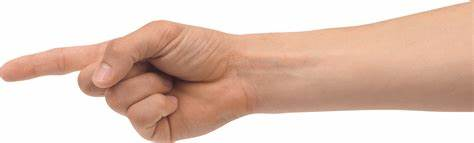
#> input picture hand.jpg, 474 x 143 px, found by its file name
$ jupyter execute --allow-errors 'ostu_threshold (hist, plot lib).ipynb'
#> lines starting #> are read from the running program, lines starting #| are printed output that depends on the picture; after the words box and inside, x2 and y2 are one past the last pixel; in counts of white or black regions, pixels touching at a corner belong together
[cell 1]
import cv2 as cv
import numpy as np

img=cv.imread("HAND.jpg")
#> img is the input picture: shape (143, 474, 3); mean B, G, R 183.1, 196.9, 224.2
img=cv.resize(img,(1000,600))
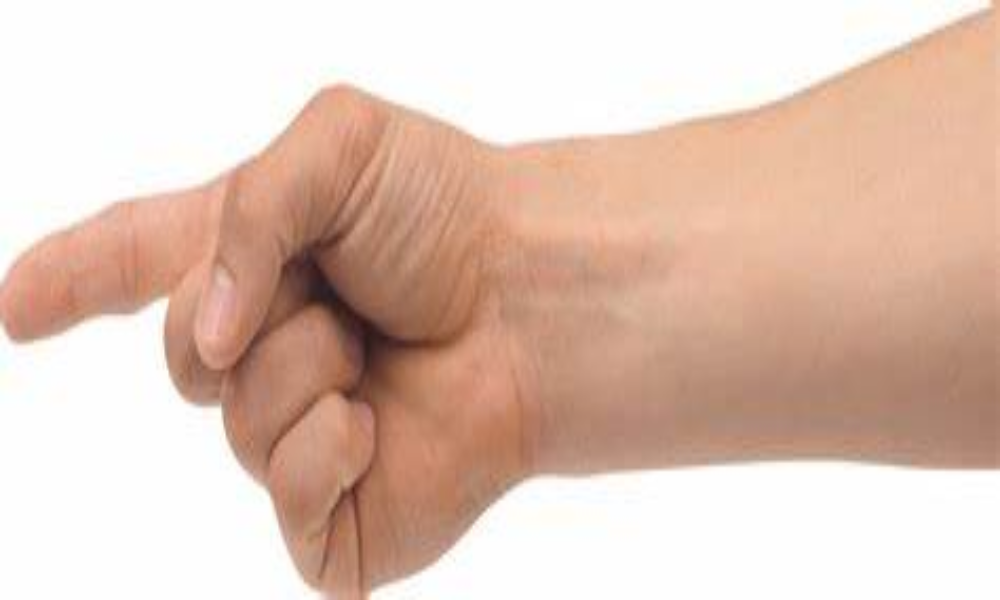
#> img: shape (600, 1000, 3); mean B, G, R 183, 196.9, 224.1
img=cv.cvtColor(img,cv.COLOR_BGR2GRAY)
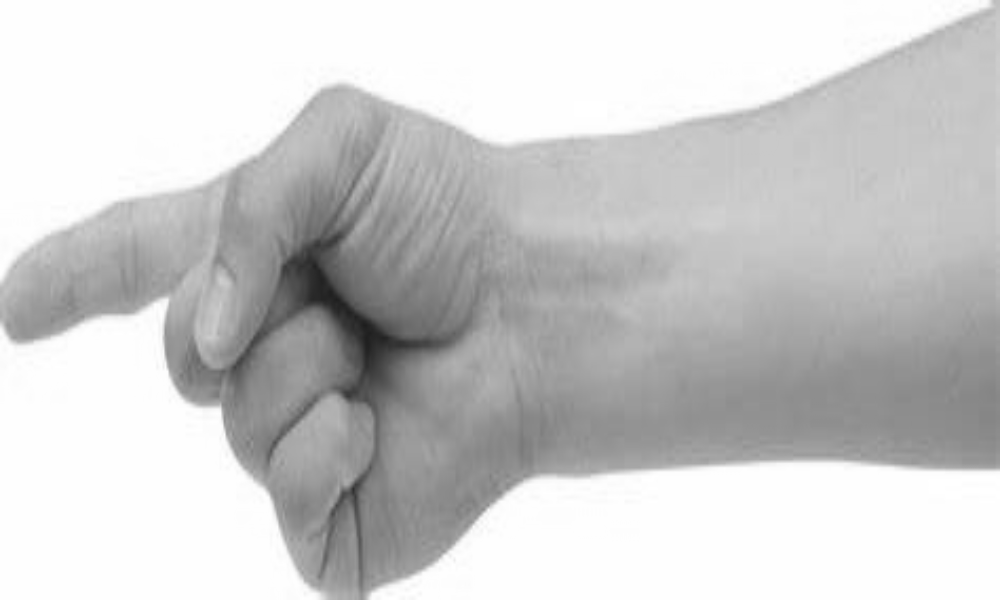
#> img: shape (600, 1000); min 29, max 255, mean 203.5
_,ORIGIN=cv.threshold(img,200,255,cv.THRESH_BINARY)
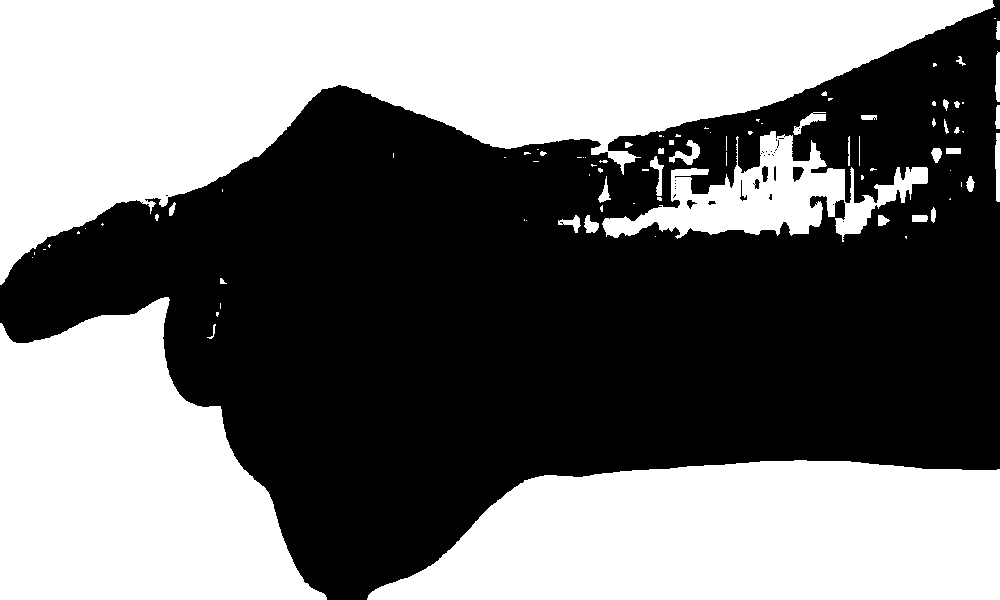
#> ORIGIN: shape (600, 1000); 47.5% white; 89 white regions (51 under 20 px), largest, box (x1, y1, x2, y2) and area: (0, 0, 995, 285) 130715, (367, 460, 1000, 600) 71638, (0, 297, 327, 600) 65742
_,thresh=cv.threshold(img,200,255,cv.THRESH_BINARY+cv.THRESH_OTSU)
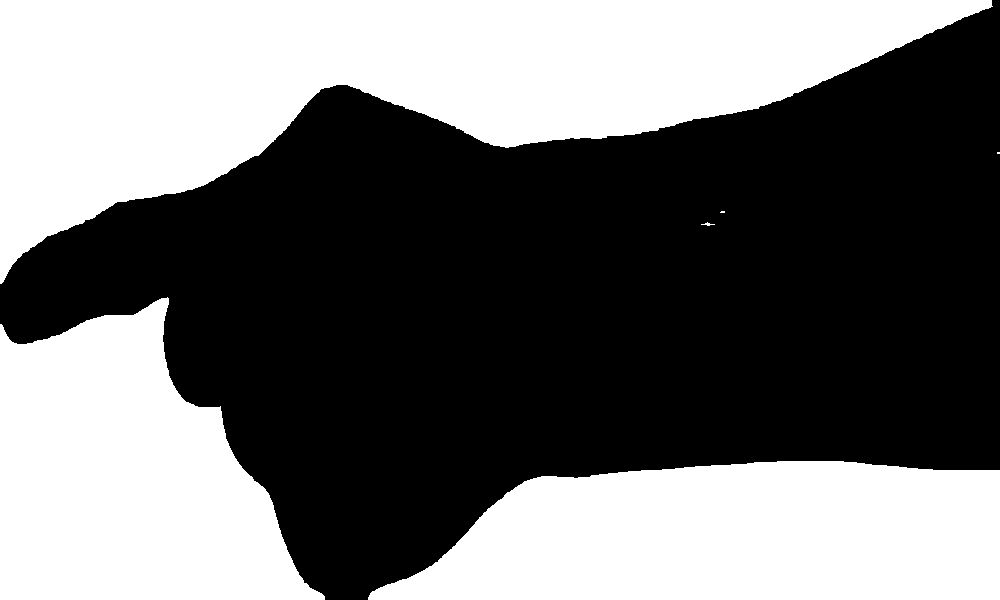
#> thresh: shape (600, 1000); 44.3% white; 6 white regions (2 under 20 px), largest, box (x1, y1, x2, y2) and area: (0, 0, 993, 284) 128900, (368, 461, 1000, 600) 71297, (0, 297, 325, 600) 65490, (701, 222, 715, 226) 23
cv.calcHist(img, [0], None, [256], [0,256])

cv.imshow("gray_image",img)
cv.imshow("thresh_image",ORIGIN)
cv.imshow("otsu_image",thresh)


cv.waitKey(0)

$ run again, with apple.jpg copied over hand.jpg
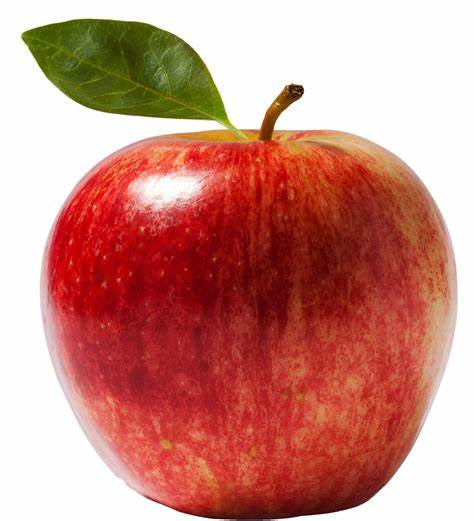
#> input picture apple.jpg, 474 x 521 px, found by its file name
#> img is the input picture: shape (521, 474, 3); mean B, G, R 127.3, 138, 201.8
#> `_,ORIGIN=cv.threshold(img,200,255,cv.THRESH_BINARY)`:
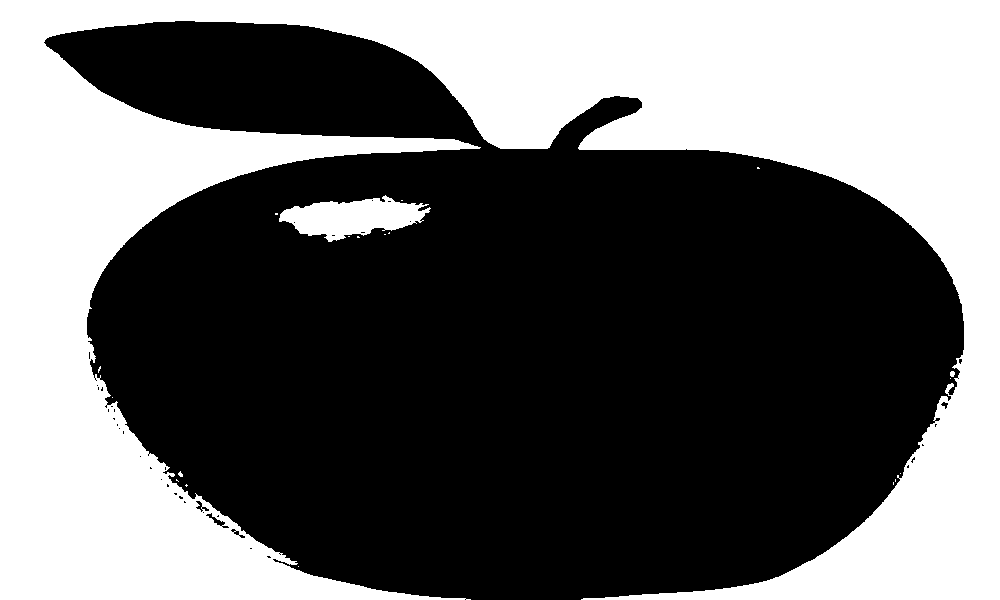
#> ORIGIN: shape (600, 1000); 40.3% white; 20 white regions (17 under 20 px), largest, box (x1, y1, x2, y2) and area: (0, 0, 1000, 600) 237755, (279, 195, 431, 242) 4067, (950, 371, 955, 377) 25
#> `_,thresh=cv.threshold(img,200,255,cv.THRESH_BINARY+cv.THRESH_OTSU)`:
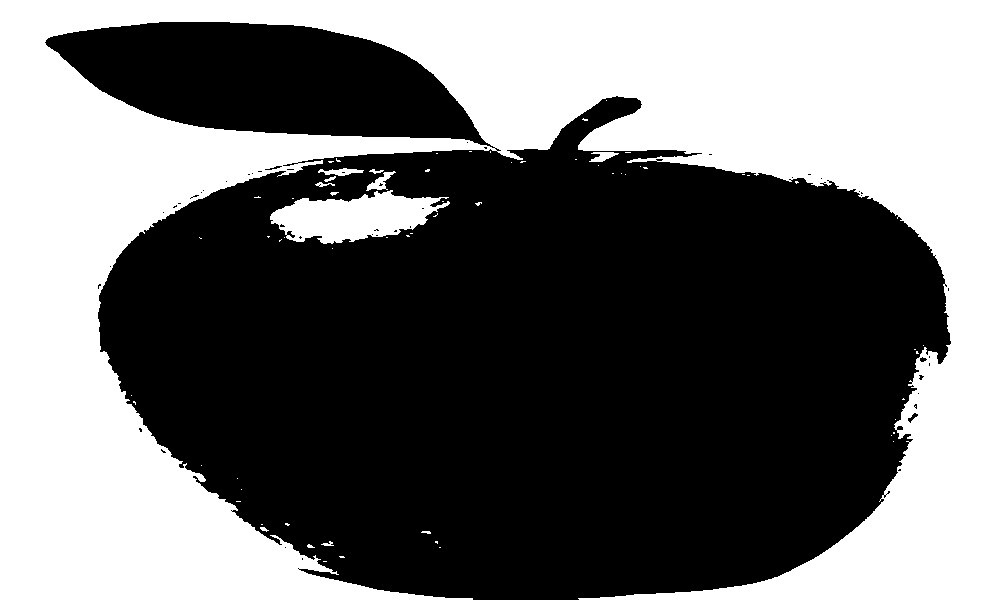
#> thresh: shape (600, 1000); 43.3% white; 67 white regions (54 under 20 px), largest, box (x1, y1, x2, y2) and area: (0, 0, 1000, 600) 253141, (270, 190, 450, 244) 5844, (366, 171, 396, 191) 222

$ run again, with orange.jpg copied over hand.jpg
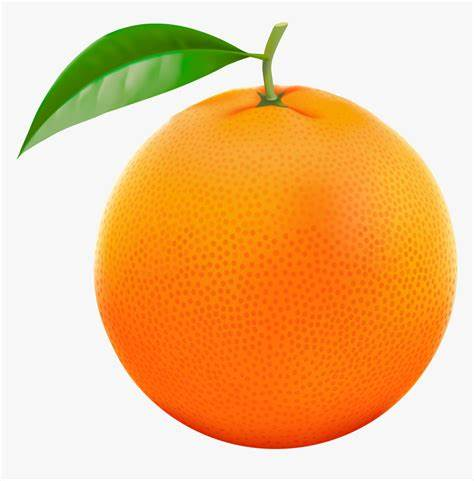
#> input picture orange.jpg, 474 x 481 px, found by its file name
#> img is the input picture: shape (481, 474, 3); mean B, G, R 133.2, 190.2, 238.9
#> `_,ORIGIN=cv.threshold(img,200,255,cv.THRESH_BINARY)`:
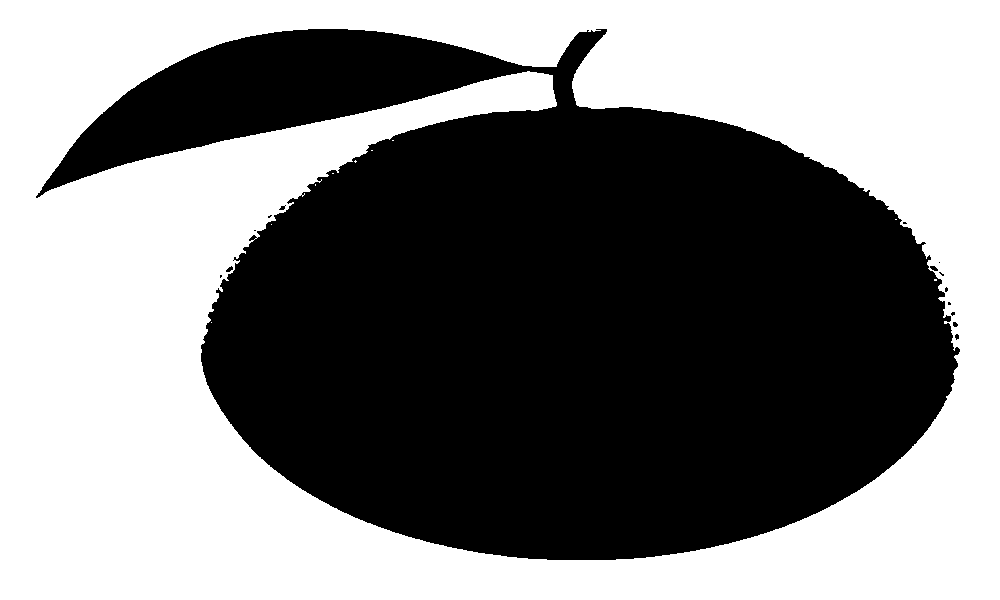
#> ORIGIN: shape (600, 1000); 49.8% white; 10 white regions (9 under 20 px), largest, box (x1, y1, x2, y2) and area: (0, 0, 1000, 600) 298507
#> `_,thresh=cv.threshold(img,200,255,cv.THRESH_BINARY+cv.THRESH_OTSU)`:
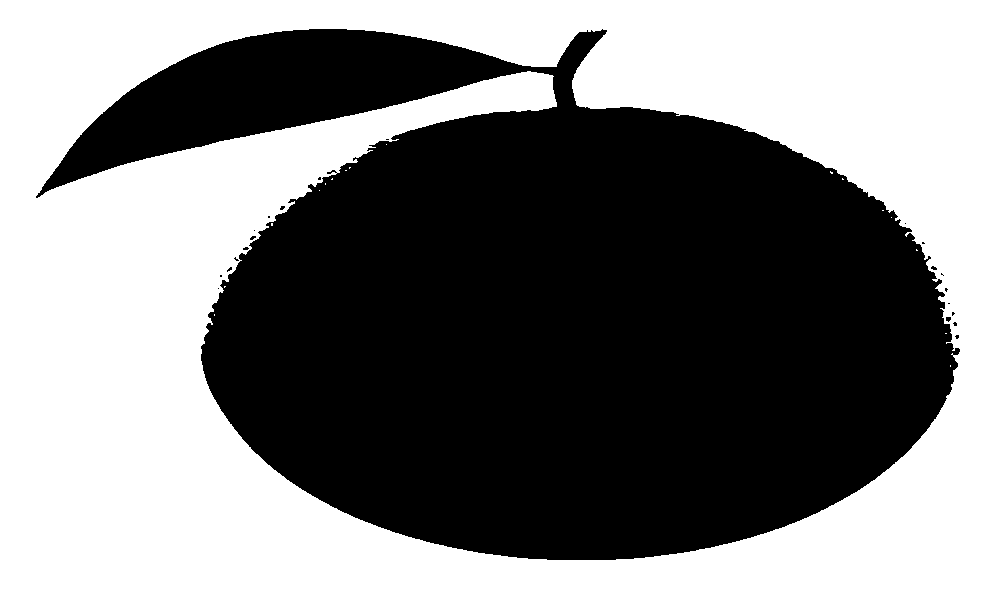
#> thresh: shape (600, 1000); 49.9% white; 17 white regions (16 under 20 px), largest, box (x1, y1, x2, y2) and area: (0, 0, 1000, 600) 299357

$ run again, with shapes.jpg copied over hand.jpg
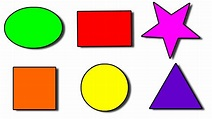
#> input picture shapes.jpg, 212 x 119 px, found by its file name
#> img is the input picture: shape (119, 212, 3); mean B, G, R 165.6, 186.6, 212.2
#> `_,ORIGIN=cv.threshold(img,200,255,cv.THRESH_BINARY)`:
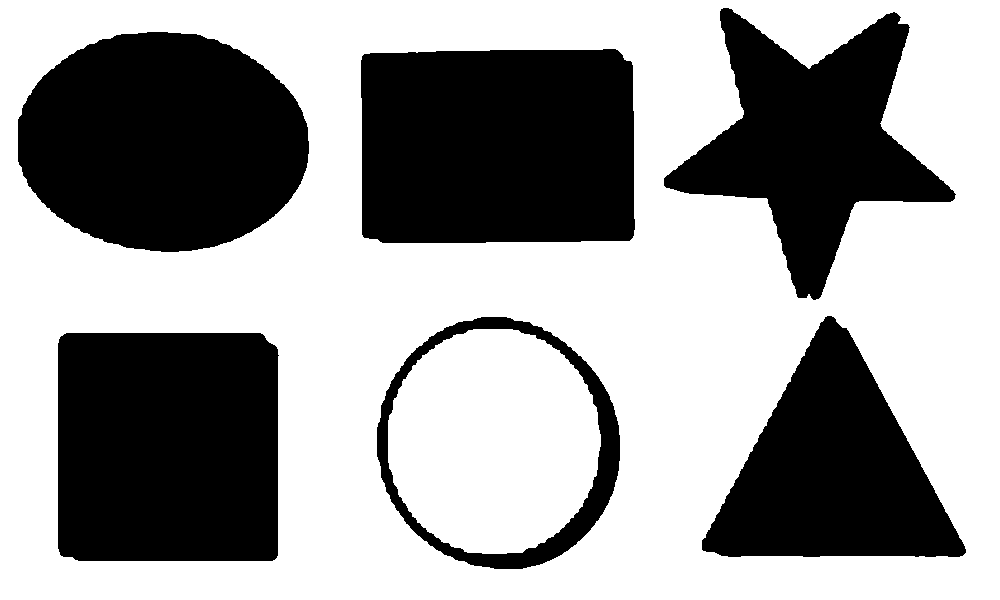
#> ORIGIN: shape (600, 1000); 61.1% white; 6 black regions, box (x1, y1, x2, y2) and area: (361, 49, 635, 243) 51817, (18, 32, 309, 252) 50370, (58, 333, 279, 561) 49889, (664, 8, 956, 300) 36628, (702, 316, 966, 557) 34692, (377, 317, 620, 569) 9820
#> `_,thresh=cv.threshold(img,200,255,cv.THRESH_BINARY+cv.THRESH_OTSU)`:
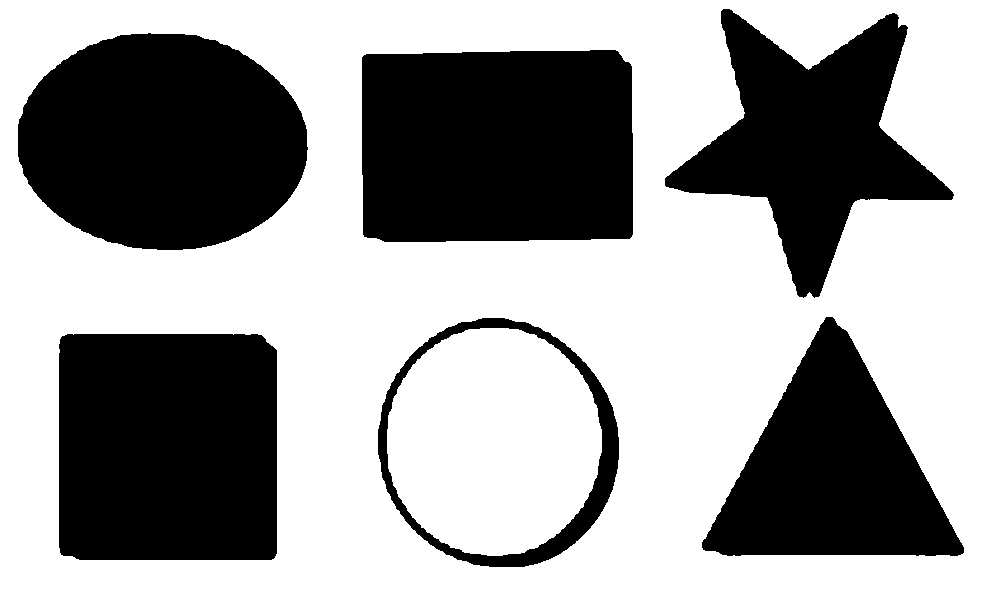
#> thresh: shape (600, 1000); 62.2% white; 6 black regions, box (x1, y1, x2, y2) and area: (362, 50, 633, 242) 50782, (18, 33, 308, 250) 49540, (59, 334, 277, 560) 48989, (665, 9, 954, 298) 35442, (702, 317, 964, 556) 33789, (378, 318, 619, 567) 8276
